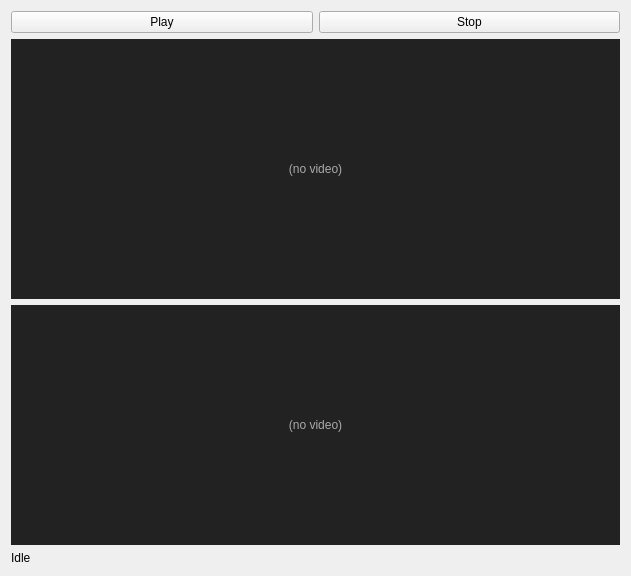
<?xml version="1.0" encoding="UTF-8"?>
<ui version="4.0">
 <class>RtspView</class>
 <widget class="QWidget" name="RtspView">
  <property name="geometry">
   <rect>
    <x>0</x>
    <y>0</y>
    <width>631</width>
    <height>576</height>
   </rect>
  </property>
  <property name="windowTitle">
   <string>RTSP (GStreamer TCP)</string>
  </property>
  <layout class="QVBoxLayout" name="verticalLayout_2">
   <item>
    <layout class="QVBoxLayout" name="verticalLayout" stretch="0,10,0,0">
     <item>
      <layout class="QHBoxLayout" name="hctl">
       <item>
        <widget class="QPushButton" name="playButton">
         <property name="text">
          <string>Play</string>
         </property>
        </widget>
       </item>
       <item>
        <widget class="QPushButton" name="stopButton">
         <property name="text">
          <string>Stop</string>
         </property>
        </widget>
       </item>
      </layout>
     </item>
     <item>
      <widget class="QLabel" name="videoLabel">
       <property name="minimumSize">
        <size>
         <width>320</width>
         <height>240</height>
        </size>
       </property>
       <property name="styleSheet">
        <string>background:#222; color:#aaa;</string>
       </property>
       <property name="text">
        <string>(no video)</string>
       </property>
       <property name="alignment">
        <set>Qt::AlignmentFlag::AlignCenter</set>
       </property>
      </widget>
     </item>
     <item>
      <widget class="QLabel" name="videoLabel_2">
       <property name="minimumSize">
        <size>
         <width>320</width>
         <height>240</height>
        </size>
       </property>
       <property name="styleSheet">
        <string>background:#222; color:#aaa;</string>
       </property>
       <property name="text">
        <string>(no video)</string>
       </property>
       <property name="alignment">
        <set>Qt::AlignmentFlag::AlignCenter</set>
       </property>
      </widget>
     </item>
     <item>
      <widget class="QLabel" name="statusLabel">
       <property name="text">
        <string>Idle</string>
       </property>
      </widget>
     </item>
    </layout>
   </item>
  </layout>
 </widget>
 <resources/>
 <connections/>
</ui>
